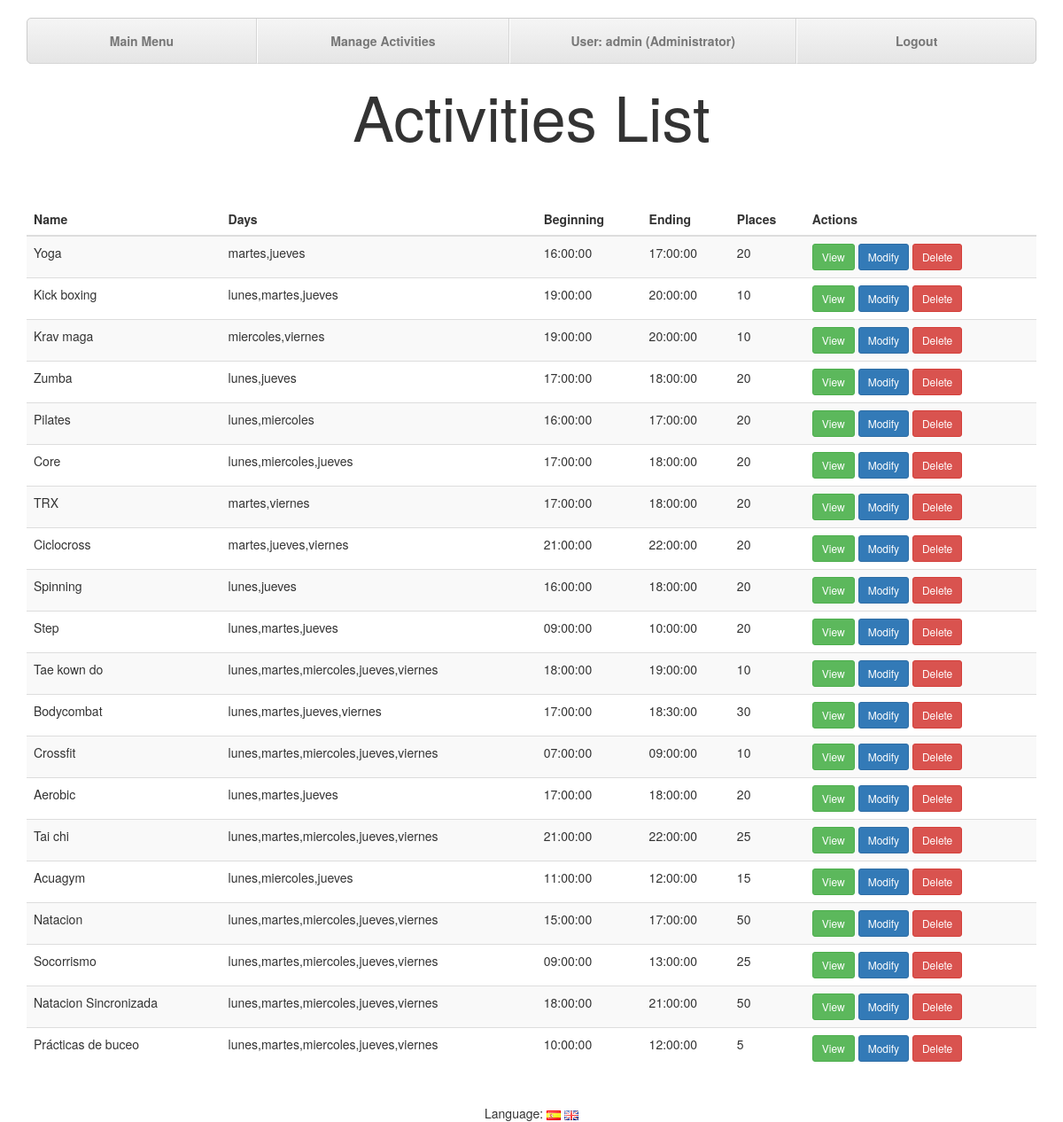
The app's page /index.php?controller=activities&action=activitiesList (signed in) with its own data.
### tables this page shows
CREATE TABLE activities (
	id INT(11) NOT NULL AUTO_INCREMENT,
	nombre VARCHAR(255) NOT NULL,
	descripcion VARCHAR(20000),
	dia SET ('lunes', 'martes', 'miercoles', 'jueves', 'viernes', 'sabado', 'domingo'),
	hora_inicio TIME,
	hora_fin TIME,
	plazas INT(11),
	entrenador INT(11),

	PRIMARY KEY (id),
	FOREIGN KEY (entrenador) REFERENCES users(id)
);

### core/ViewManager.php (called while the page is built, shortened)
<?php
class ViewManager {
	private $variables = array();
	public function setVariable($varname, $value, $flash=false) {
		$this->variables[$varname] = $value;
	}
	public function getVariable($varname, $default=NULL) {
		if (!isset($this->variables[$varname])) {
			return $default;
		}
		return $this->variables[$varname];
	}
	public function render($controller, $viewname) {
		include(__DIR__."/../view/$controller/$viewname.php");
	}
	private static $viewmanager_singleton = NULL;
	public static function getInstance() {
		if (self::$viewmanager_singleton == null) {
			self::$viewmanager_singleton = new ViewManager();
		}
		return self::$viewmanager_singleton;
	}
}

### controller/ActivitiesController.php (called while the page is built, shortened)
<?php
require_once(__DIR__."/../core/ViewManager.php");
require_once(__DIR__."/../core/I18n.php");
require_once(__DIR__."/../model/Activity.php");
require_once(__DIR__."/../model/ActivityMapper.php");
 class ActivitiesController extends BaseController{
	private $activityMapper;
	public function __construct() {
		$this->activityMapper = new ActivityMapper();
	}
	public function activitiesList(){
		$activities = $this->activityMapper->findAll();
		$this->view->setVariable("activities", $activities);
		$this->view->setLayout("default");
		$this->view->render("activities", "activitiesList");
	}
 }

### index.php (called while the page is built, shortened)
<?php
function run() {
	try {
		$controller = loadController($_GET["controller"]);
		$actionName = $_GET["action"];
		$controller->$actionName();
	} catch(Exception $ex) {
		die(i18n("An error has ocurred.<br>").$ex->getMessage());
	}
}
function loadController($controllerName) {
	return new $controllerClassName();
}
run();
?>

### core/I18n.php (called while the page is built, shortened)
<?php
class I18n {
	private $messages;
	public function setLanguage($language) {
		$this->messages = $i18n_messages;
	}
	public function i18n($key) {
		if (isset($this->messages[$key])){
			return $this->messages[$key];
		}else{
			return $key;
		}
	}
	private static $i18n_singleton = null;
	public static function getInstance() {
		if (self::$i18n_singleton == NULL) {
			self::$i18n_singleton = new I18n();
		}
		return self::$i18n_singleton;
	}
}
function i18n($key) {
	return I18n::getInstance()->i18n($key);
}

### model/Activity.php (called while the page is built, shortened)
<?php
class Activity{
	private $id;
	private $nombre;
	private $dia;
	private $hora_inicio;
	private $hora_fin;
	private $plazas;
	public function __construct($id=NULL, $nombre=NULL, $descripcion=NULL, $dia=NULL, $hora_inicio=NULL, $hora_fin=NULL, $plazas=0, $entrenador=NULL) {
		$this->id=$id;
		$this->nombre=$nombre;
		$this->dia=$dia;
		$this->hora_inicio=$hora_inicio;
		$this->hora_fin=$hora_fin;
		$this->plazas=$plazas;
	}
	public function getId(){
		return $this->id;
	}
	public function getNombre(){
		return $this->nombre;
	}
	public function getDia(){
		return $this->dia;
	}
	public function getHoraInicio(){
		return $this->hora_inicio;
	}
	public function getHoraFin(){
		return $this->hora_fin;
	}
	public function getPlazas(){
		return $this->plazas;
	}
}

### model/ActivityMapper.php (called while the page is built, shortened)
<?php
require_once(__DIR__."/../core/PDOConnection.php");
class ActivityMapper {
	private $db;
	public function __construct() {
		$this->db = PDOConnection::getInstance();
	}
	public function findAll() {
		$stmt = $this->db->query("SELECT * FROM activities");
		$activities_db = $stmt->fetchAll(PDO::FETCH_ASSOC);
		$activities = array();
		foreach ($activities_db as $activity) {
			array_push($activities, new Activity($activity["id"], $activity["nombre"], $activity["descripcion"], $activity["dia"], $activity["hora_inicio"], $activity["hora_fin"], $activity["plazas"], $activity["entrenador"]));
		}
		return $activities;
	}
}

### core/PDOConnection.php (called while the page is built)
<?php
class PDOConnection {
	private static $dbhost = "127.0.0.1";
	private static $dbname = "gesgym";
	private static $dbuser = "gguser";
	private static $dbpass = "ggpass";
	private static $db_singleton = null;
	public static function getInstance() {
		if (self::$db_singleton == null) {
			self::$db_singleton = new PDO(
				"mysql:host=".self::$dbhost.";dbname=".self::$dbname.";charset=utf8",
				self::$dbuser,
				self::$dbpass,
				array(
					PDO::ATTR_EMULATE_PREPARES => false,
					PDO::ATTR_ERRMODE => PDO::ERRMODE_EXCEPTION
				)
			);
		}
		return self::$db_singleton;
	}
}
?>

### view/activities/activitiesList.php (the view, shortened to what this page needs)
<?php
require_once(__DIR__."/../../core/ViewManager.php");
$view = ViewManager::getInstance();
$activities= $view->getVariable("activities");
$view->setVariable("title", i18n("GesGym - Activities List"));
$currentusertype = $view->getVariable("currentusertype");
?>
			<h1><?=i18n("Activities List")?></h1>
			<div class="container">
				<div class="table-responsive">
					<table class="table table-striped table-hover">
						<thead>
							<tr>
								<th><?=i18n("Name")?></th>
								<th><?=i18n("Days")?></th>
								<th><?=i18n("Beginning")?></th>
								<th><?=i18n("Ending")?></th>
								<th><?=i18n("Places")?></th>
								<th><?=i18n("Actions")?></th>
							</tr>
						</thead>
						<tbody>
<?php foreach ($activities as $activity): ?>
							<tr>
								<td><?=$activity->getNombre()?></td>
								<td><?=$activity->getDia()?></td>
								<td><?=$activity->getHoraInicio()?></td>
								<td><?=$activity->getHoraFin()?></td>
								<td><?=$activity->getPlazas()?></td>
								<td>
									<a class="btn btn-sm btn-success" href="index.php?controller=activities&amp;action=view&amp;id=<?=$activity->getId()?>"><?=i18n("View")?></a>
<?php if($currentusertype == "administrador"){ ?>
									<a class="btn btn-sm btn-primary" href="index.php?controller=activities&amp;action=edit&amp;id=<?=$activity->getId()?>"><?=i18n("Modify")?></a>
									<form id="<?=$activity->getId()?>"  method="POST" action="index.php?controller=activities&amp;action=delete&amp;id=<?=$activity->getId()?>">
										<a class="btn btn-sm btn-danger" onclick="eliminar('<?=i18n("Are you sure?")?>','<?=$activity->getId()?>')"><?=i18n("Delete")?></a>
									</form>
<?php } ?>
								</td>
							</tr>
<?php endforeach; ?>
						</tbody>
					</table>
				</div>
			</div>
<?=$view->moveToFragment("css")?>		<link rel="stylesheet" type="text/css" href="css/activitiesList.css">

### css/layoutStyle.css (style rules this page uses)
h1 { text-align: center; padding-bottom: 50px; font-size: 70px; }

### css/activitiesList.css (style rules this page uses)
h1 { text-align: center; }
form { display: inline; }

### records on screen
activities: nombre "Yoga", dia "martes,jueves", hora_inicio "16:00:00", hora_fin "17:00:00", plazas "20"
activities: nombre "Kick boxing", dia "lunes,martes,jueves", hora_inicio "19:00:00", hora_fin "20:00:00", plazas "10"
activities: nombre "Krav maga", dia "miercoles,viernes", hora_inicio "19:00:00", hora_fin "20:00:00", plazas "10"
activities: nombre "Zumba", dia "lunes,jueves", hora_inicio "17:00:00", hora_fin "18:00:00", plazas "20"
activities: nombre "Pilates", dia "lunes,miercoles", hora_inicio "16:00:00", hora_fin "17:00:00", plazas "20"
activities: nombre "Core", dia "lunes,miercoles,jueves", hora_inicio "17:00:00", hora_fin "18:00:00", plazas "20"
activities: nombre "TRX", dia "martes,viernes", hora_inicio "17:00:00", hora_fin "18:00:00", plazas "20"
activities: nombre "Ciclocross", dia "martes,jueves,viernes", hora_inicio "21:00:00", hora_fin "22:00:00", plazas "20"
activities: nombre "Spinning", dia "lunes,jueves", hora_inicio "16:00:00", hora_fin "18:00:00", plazas "20"
activities: nombre "Step", dia "lunes,martes,jueves", hora_inicio "09:00:00", hora_fin "10:00:00", plazas "20"
activities: nombre "Tae kown do", dia "lunes,martes,miercoles,jueves,viernes", hora_inicio "18:00:00", hora_fin "19:00:00", plazas "10"
activities: nombre "Bodycombat", dia "lunes,martes,jueves,viernes", hora_inicio "17:00:00", hora_fin "18:30:00", plazas "30"
activities: nombre "Crossfit", dia "lunes,martes,miercoles,jueves,viernes", hora_inicio "07:00:00", hora_fin "09:00:00", plazas "10"
activities: nombre "Aerobic", dia "lunes,martes,jueves", hora_inicio "17:00:00", hora_fin "18:00:00", plazas "20"
activities: nombre "Tai chi", dia "lunes,martes,miercoles,jueves,viernes", hora_inicio "21:00:00", hora_fin "22:00:00", plazas "25"
activities: nombre "Acuagym", dia "lunes,miercoles,jueves", hora_inicio "11:00:00", hora_fin "12:00:00", plazas "15"
activities: nombre "Natacion", dia "lunes,martes,miercoles,jueves,viernes", hora_inicio "15:00:00", hora_fin "17:00:00", plazas "50"
activities: nombre "Socorrismo", dia "lunes,martes,miercoles,jueves,viernes", hora_inicio "09:00:00", hora_fin "13:00:00", plazas "25"
activities: nombre "Natacion Sincronizada", dia "lunes,martes,miercoles,jueves,viernes", hora_inicio "18:00:00", hora_fin "21:00:00", plazas "50"
activities: nombre "Prácticas de buceo", dia "lunes,martes,miercoles,jueves,viernes", hora_inicio "10:00:00", hora_fin "12:00:00", plazas "5"

### other values on screen
i18n("Main Menu") "Main Menu"
i18n("Manage Activities") "Manage Activities"
i18n("User") "User"
sprintf($currentuser) "admin"
i18n("Administrator") "Administrator"
i18n("Logout") "Logout"
i18n("Activities List") "Activities List"
i18n("Name") "Name"
i18n("Days") "Days"
i18n("Beginning") "Beginning"
i18n("Ending") "Ending"
i18n("Places") "Places"
i18n("Actions") "Actions"
i18n("Language") "Language"
